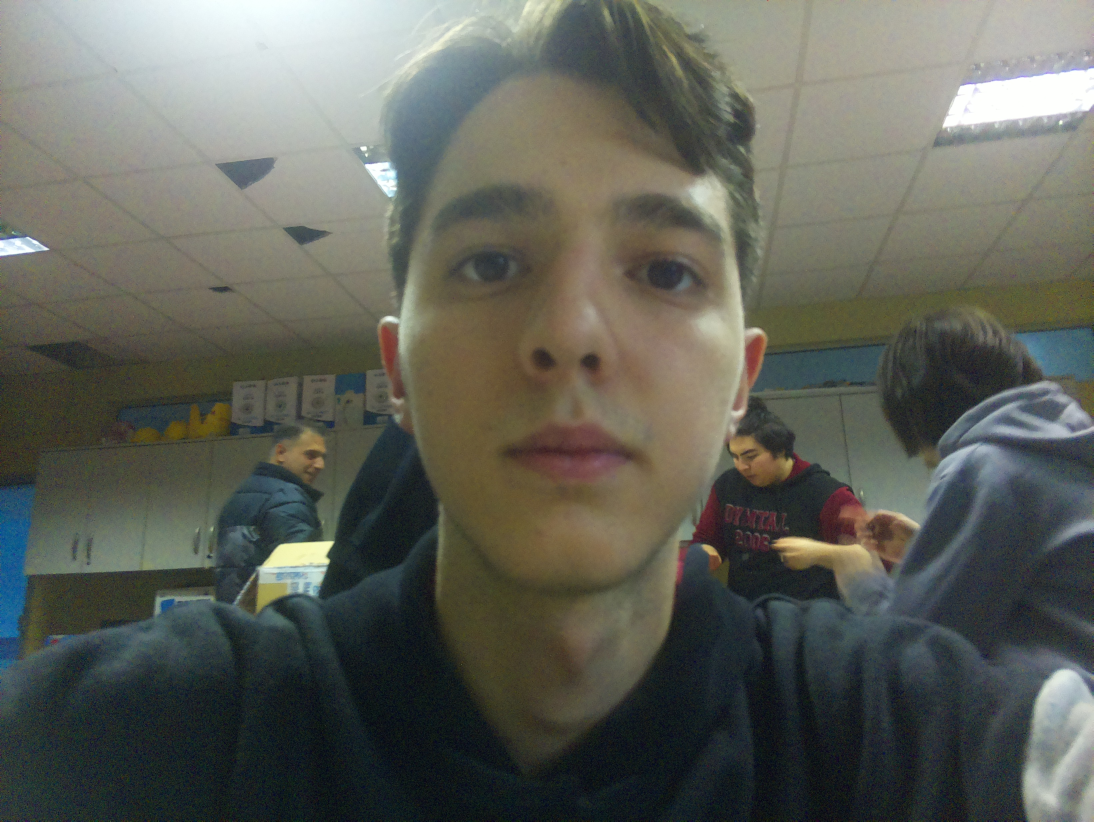
#> input picture deneme.jpg, 3280 x 2464 px (shown at 1/3 size)
$ python -i face_detect.py   (imports and definitions only)
#> lines starting #> are read from the running program, lines starting #| are printed output that depends on the picture
import cv2
import os

class FaceDetector:
    def __init__(self):
        base_paths = [
            "/usr/share/opencv4/haarcascades/",
            "/usr/share/opencv/haarcascades/",
            "/usr/local/share/opencv4/haarcascades/"
        ]

        face_path = None
        eye_path = None

        for p in base_paths:
            if os.path.exists(p + "haarcascade_frontalface_default.xml") and \
               os.path.exists(p + "haarcascade_eye.xml"):
                face_path = p + "haarcascade_frontalface_default.xml"
                eye_path  = p + "haarcascade_eye.xml"
                break

        if not face_path or not eye_path:
            raise RuntimeError("❌ Haar cascade bulunamadı")

        self.face_cascade = cv2.CascadeClassifier(face_path)
        self.eye_cascade  = cv2.CascadeClassifier(eye_path)

        print(f"✅ Haar yüklendi → {face_path}")

        # ---- STABİL AYARLAR ----
        self.scaleFactor  = 1.15
        self.minNeighbors = 5
        self.minSize      = (100, 100)

    # [59 lines left out: function detect_and_crop, not called in this run]

>>> import cv2
>>> picture = cv2.imread('../deneme.jpg', cv2.IMREAD_GRAYSCALE)
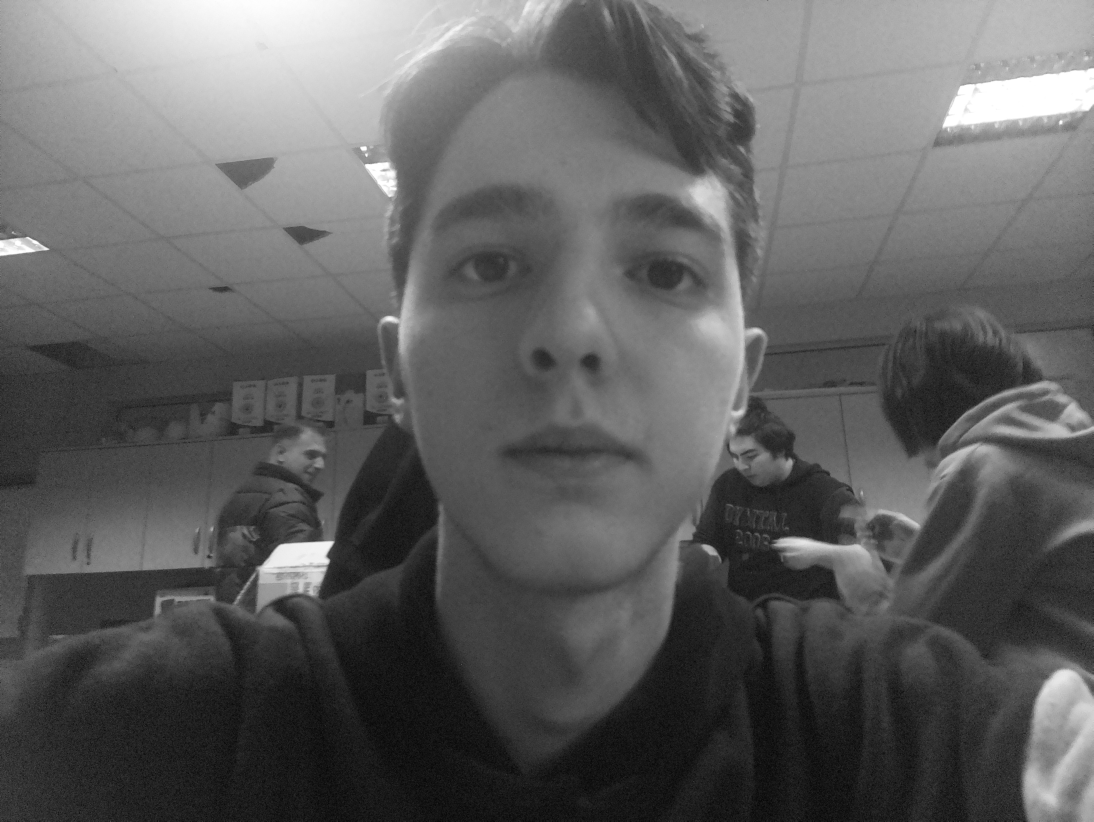
#> picture: shape (2464, 3280) (shown at 1/3 size); min 0, max 255, mean 95.9
>>> result = FaceDetector().detect_and_crop(picture)
#> (the run stopped early here; a loop or call above may not have finished)

$ run again, on son_durum.jpg
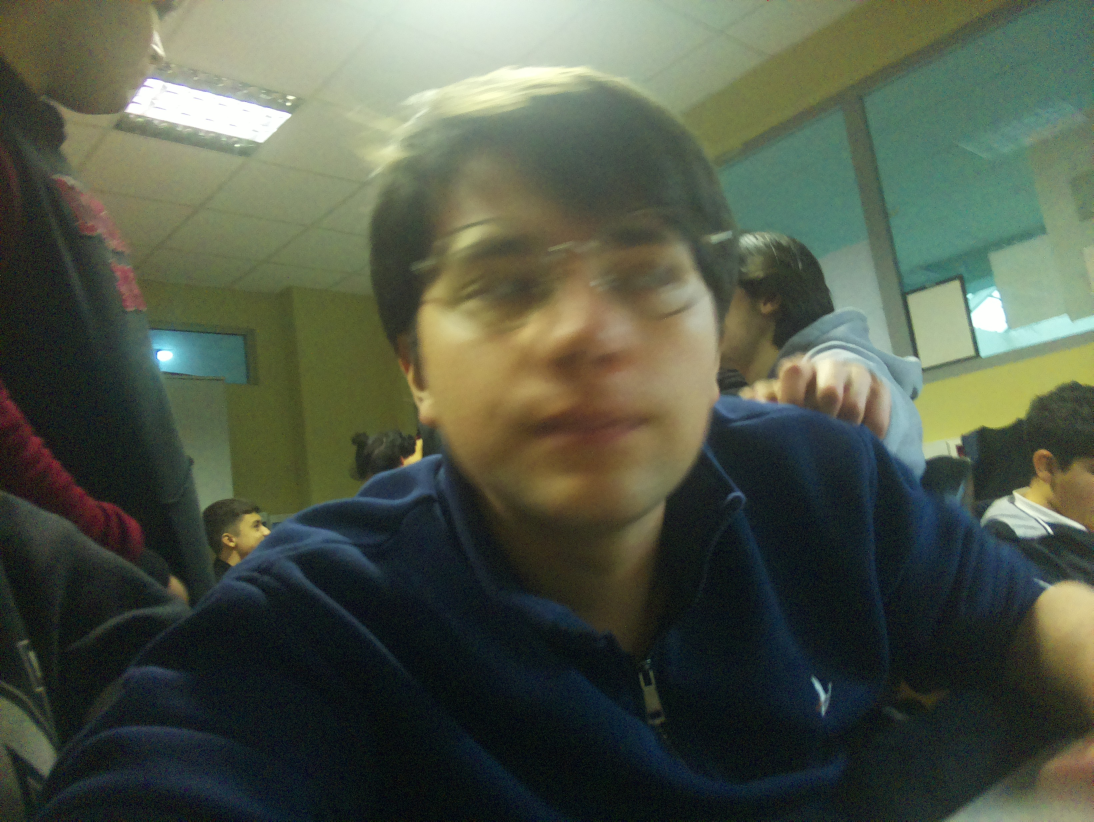
#> input picture son_durum.jpg, 3280 x 2464 px (shown at 1/3 size)
#> `picture = cv2.imread('../deneme.jpg', cv2.IMREAD_GRAYSCALE)`:
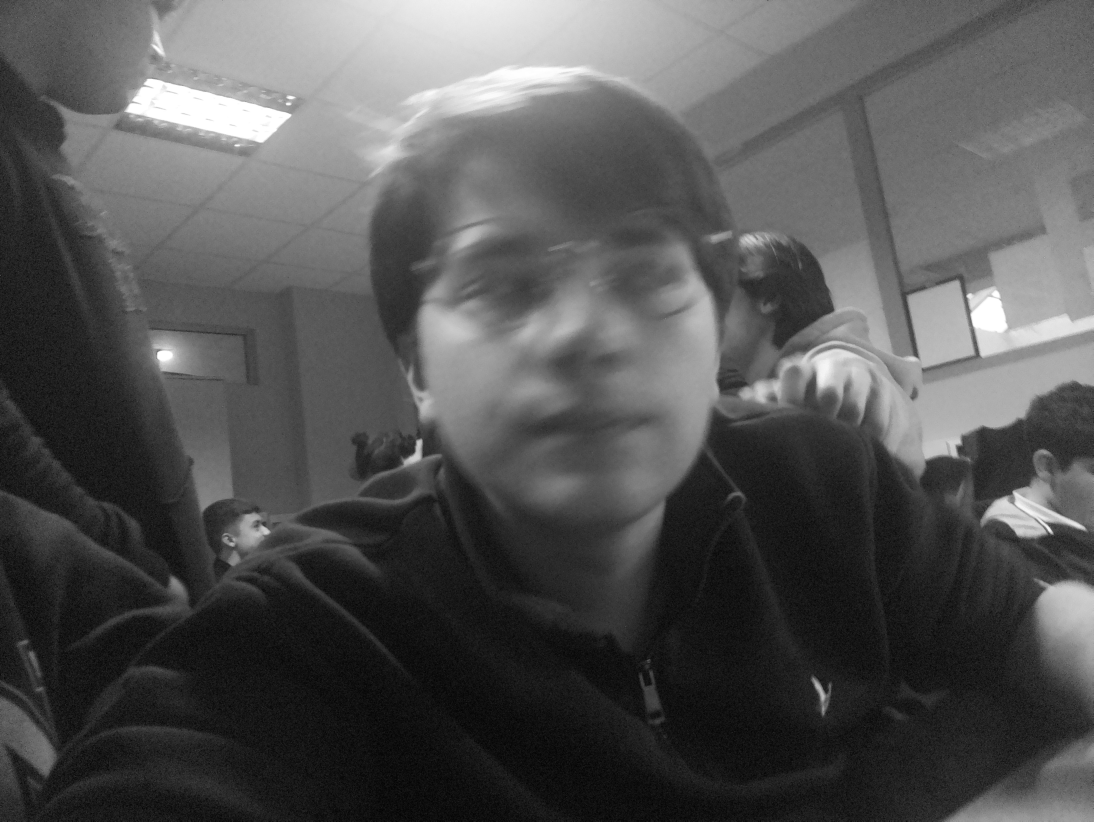
#> picture: shape (2464, 3280) (shown at 1/3 size); min 0, max 255, mean 83.5
